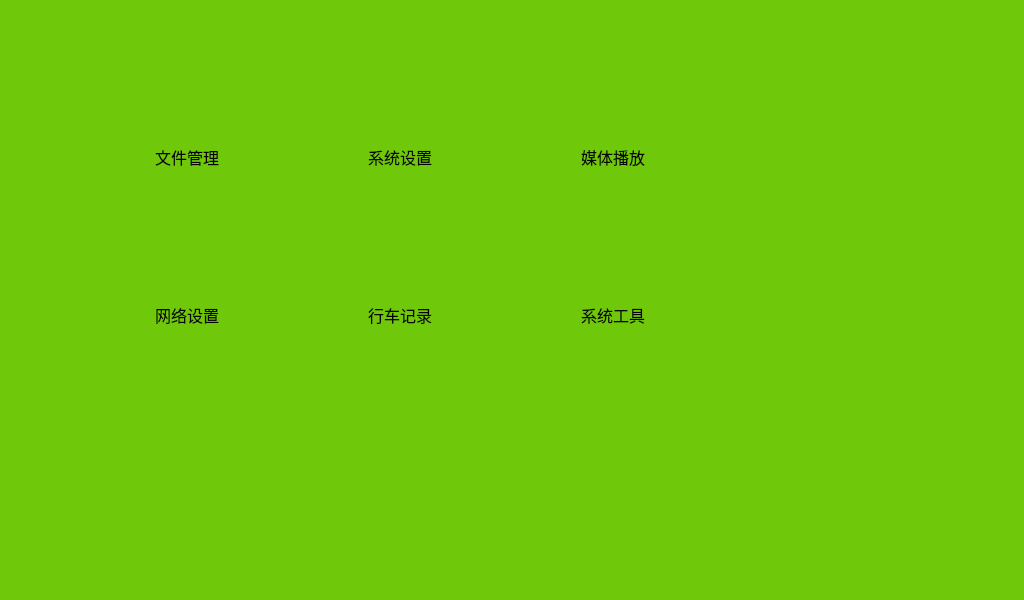
<?xml version="1.0" encoding="UTF-8"?>
<ui version="4.0">
 <class>MainWindow</class>
 <widget class="QMainWindow" name="MainWindow">
  <property name="geometry">
   <rect>
    <x>0</x>
    <y>0</y>
    <width>1024</width>
    <height>600</height>
   </rect>
  </property>
  <property name="palette">
   <palette>
    <active>
     <colorrole role="WindowText">
      <brush brushstyle="SolidPattern">
       <color alpha="255">
        <red>0</red>
        <green>0</green>
        <blue>0</blue>
       </color>
      </brush>
     </colorrole>
     <colorrole role="Button">
      <brush brushstyle="SolidPattern">
       <color alpha="255">
        <red>112</red>
        <green>200</green>
        <blue>11</blue>
       </color>
      </brush>
     </colorrole>
     <colorrole role="Light">
      <brush brushstyle="SolidPattern">
       <color alpha="255">
        <red>147</red>
        <green>255</green>
        <blue>225</blue>
       </color>
      </brush>
     </colorrole>
     <colorrole role="Midlight">
      <brush brushstyle="SolidPattern">
       <color alpha="255">
        <red>113</red>
        <green>227</green>
        <blue>195</blue>
       </color>
      </brush>
     </colorrole>
     <colorrole role="Dark">
      <brush brushstyle="SolidPattern">
       <color alpha="255">
        <red>40</red>
        <green>100</green>
        <blue>83</blue>
       </color>
      </brush>
     </colorrole>
     <colorrole role="Mid">
      <brush brushstyle="SolidPattern">
       <color alpha="255">
        <red>53</red>
        <green>133</green>
        <blue>111</blue>
       </color>
      </brush>
     </colorrole>
     <colorrole role="Text">
      <brush brushstyle="SolidPattern">
       <color alpha="255">
        <red>0</red>
        <green>0</green>
        <blue>0</blue>
       </color>
      </brush>
     </colorrole>
     <colorrole role="BrightText">
      <brush brushstyle="SolidPattern">
       <color alpha="255">
        <red>255</red>
        <green>255</green>
        <blue>255</blue>
       </color>
      </brush>
     </colorrole>
     <colorrole role="ButtonText">
      <brush brushstyle="SolidPattern">
       <color alpha="255">
        <red>0</red>
        <green>0</green>
        <blue>0</blue>
       </color>
      </brush>
     </colorrole>
     <colorrole role="Base">
      <brush brushstyle="SolidPattern">
       <color alpha="255">
        <red>112</red>
        <green>200</green>
        <blue>11</blue>
       </color>
      </brush>
     </colorrole>
     <colorrole role="Window">
      <brush brushstyle="SolidPattern">
       <color alpha="255">
        <red>112</red>
        <green>200</green>
        <blue>11</blue>
       </color>
      </brush>
     </colorrole>
     <colorrole role="Shadow">
      <brush brushstyle="SolidPattern">
       <color alpha="255">
        <red>0</red>
        <green>0</green>
        <blue>0</blue>
       </color>
      </brush>
     </colorrole>
     <colorrole role="AlternateBase">
      <brush brushstyle="SolidPattern">
       <color alpha="255">
        <red>167</red>
        <green>227</green>
        <blue>210</blue>
       </color>
      </brush>
     </colorrole>
     <colorrole role="ToolTipBase">
      <brush brushstyle="SolidPattern">
       <color alpha="255">
        <red>255</red>
        <green>255</green>
        <blue>220</blue>
       </color>
      </brush>
     </colorrole>
     <colorrole role="ToolTipText">
      <brush brushstyle="SolidPattern">
       <color alpha="255">
        <red>0</red>
        <green>0</green>
        <blue>0</blue>
       </color>
      </brush>
     </colorrole>
    </active>
    <inactive>
     <colorrole role="WindowText">
      <brush brushstyle="SolidPattern">
       <color alpha="255">
        <red>0</red>
        <green>0</green>
        <blue>0</blue>
       </color>
      </brush>
     </colorrole>
     <colorrole role="Button">
      <brush brushstyle="SolidPattern">
       <color alpha="255">
        <red>112</red>
        <green>200</green>
        <blue>11</blue>
       </color>
      </brush>
     </colorrole>
     <colorrole role="Light">
      <brush brushstyle="SolidPattern">
       <color alpha="255">
        <red>147</red>
        <green>255</green>
        <blue>225</blue>
       </color>
      </brush>
     </colorrole>
     <colorrole role="Midlight">
      <brush brushstyle="SolidPattern">
       <color alpha="255">
        <red>113</red>
        <green>227</green>
        <blue>195</blue>
       </color>
      </brush>
     </colorrole>
     <colorrole role="Dark">
      <brush brushstyle="SolidPattern">
       <color alpha="255">
        <red>40</red>
        <green>100</green>
        <blue>83</blue>
       </color>
      </brush>
     </colorrole>
     <colorrole role="Mid">
      <brush brushstyle="SolidPattern">
       <color alpha="255">
        <red>53</red>
        <green>133</green>
        <blue>111</blue>
       </color>
      </brush>
     </colorrole>
     <colorrole role="Text">
      <brush brushstyle="SolidPattern">
       <color alpha="255">
        <red>0</red>
        <green>0</green>
        <blue>0</blue>
       </color>
      </brush>
     </colorrole>
     <colorrole role="BrightText">
      <brush brushstyle="SolidPattern">
       <color alpha="255">
        <red>255</red>
        <green>255</green>
        <blue>255</blue>
       </color>
      </brush>
     </colorrole>
     <colorrole role="ButtonText">
      <brush brushstyle="SolidPattern">
       <color alpha="255">
        <red>0</red>
        <green>0</green>
        <blue>0</blue>
       </color>
      </brush>
     </colorrole>
     <colorrole role="Base">
      <brush brushstyle="SolidPattern">
       <color alpha="255">
        <red>112</red>
        <green>200</green>
        <blue>11</blue>
       </color>
      </brush>
     </colorrole>
     <colorrole role="Window">
      <brush brushstyle="SolidPattern">
       <color alpha="255">
        <red>112</red>
        <green>200</green>
        <blue>11</blue>
       </color>
      </brush>
     </colorrole>
     <colorrole role="Shadow">
      <brush brushstyle="SolidPattern">
       <color alpha="255">
        <red>0</red>
        <green>0</green>
        <blue>0</blue>
       </color>
      </brush>
     </colorrole>
     <colorrole role="AlternateBase">
      <brush brushstyle="SolidPattern">
       <color alpha="255">
        <red>167</red>
        <green>227</green>
        <blue>210</blue>
       </color>
      </brush>
     </colorrole>
     <colorrole role="ToolTipBase">
      <brush brushstyle="SolidPattern">
       <color alpha="255">
        <red>255</red>
        <green>255</green>
        <blue>220</blue>
       </color>
      </brush>
     </colorrole>
     <colorrole role="ToolTipText">
      <brush brushstyle="SolidPattern">
       <color alpha="255">
        <red>0</red>
        <green>0</green>
        <blue>0</blue>
       </color>
      </brush>
     </colorrole>
    </inactive>
    <disabled>
     <colorrole role="WindowText">
      <brush brushstyle="SolidPattern">
       <color alpha="255">
        <red>40</red>
        <green>100</green>
        <blue>83</blue>
       </color>
      </brush>
     </colorrole>
     <colorrole role="Button">
      <brush brushstyle="SolidPattern">
       <color alpha="255">
        <red>112</red>
        <green>200</green>
        <blue>11</blue>
       </color>
      </brush>
     </colorrole>
     <colorrole role="Light">
      <brush brushstyle="SolidPattern">
       <color alpha="255">
        <red>147</red>
        <green>255</green>
        <blue>225</blue>
       </color>
      </brush>
     </colorrole>
     <colorrole role="Midlight">
      <brush brushstyle="SolidPattern">
       <color alpha="255">
        <red>113</red>
        <green>227</green>
        <blue>195</blue>
       </color>
      </brush>
     </colorrole>
     <colorrole role="Dark">
      <brush brushstyle="SolidPattern">
       <color alpha="255">
        <red>40</red>
        <green>100</green>
        <blue>83</blue>
       </color>
      </brush>
     </colorrole>
     <colorrole role="Mid">
      <brush brushstyle="SolidPattern">
       <color alpha="255">
        <red>53</red>
        <green>133</green>
        <blue>111</blue>
       </color>
      </brush>
     </colorrole>
     <colorrole role="Text">
      <brush brushstyle="SolidPattern">
       <color alpha="255">
        <red>40</red>
        <green>100</green>
        <blue>83</blue>
       </color>
      </brush>
     </colorrole>
     <colorrole role="BrightText">
      <brush brushstyle="SolidPattern">
       <color alpha="255">
        <red>255</red>
        <green>255</green>
        <blue>255</blue>
       </color>
      </brush>
     </colorrole>
     <colorrole role="ButtonText">
      <brush brushstyle="SolidPattern">
       <color alpha="255">
        <red>40</red>
        <green>100</green>
        <blue>83</blue>
       </color>
      </brush>
     </colorrole>
     <colorrole role="Base">
      <brush brushstyle="SolidPattern">
       <color alpha="255">
        <red>112</red>
        <green>200</green>
        <blue>11</blue>
       </color>
      </brush>
     </colorrole>
     <colorrole role="Window">
      <brush brushstyle="SolidPattern">
       <color alpha="255">
        <red>112</red>
        <green>200</green>
        <blue>11</blue>
       </color>
      </brush>
     </colorrole>
     <colorrole role="Shadow">
      <brush brushstyle="SolidPattern">
       <color alpha="255">
        <red>0</red>
        <green>0</green>
        <blue>0</blue>
       </color>
      </brush>
     </colorrole>
     <colorrole role="AlternateBase">
      <brush brushstyle="SolidPattern">
       <color alpha="255">
        <red>80</red>
        <green>200</green>
        <blue>166</blue>
       </color>
      </brush>
     </colorrole>
     <colorrole role="ToolTipBase">
      <brush brushstyle="SolidPattern">
       <color alpha="255">
        <red>255</red>
        <green>255</green>
        <blue>220</blue>
       </color>
      </brush>
     </colorrole>
     <colorrole role="ToolTipText">
      <brush brushstyle="SolidPattern">
       <color alpha="255">
        <red>0</red>
        <green>0</green>
        <blue>0</blue>
       </color>
      </brush>
     </colorrole>
    </disabled>
   </palette>
  </property>
  <property name="mouseTracking">
   <bool>true</bool>
  </property>
  <property name="focusPolicy">
   <enum>Qt::WheelFocus</enum>
  </property>
  <property name="windowTitle">
   <string>DVR管理</string>
  </property>
  <property name="styleSheet">
   <string notr="true">font: 12pt &quot;WenQuanYi Zen Hei&quot;;
background-color: rgb(112, 200, 11);</string>
  </property>
  <widget class="QWidget" name="centralwidget">
   <property name="palette">
    <palette>
     <active>
      <colorrole role="Button">
       <brush brushstyle="SolidPattern">
        <color alpha="255">
         <red>112</red>
         <green>200</green>
         <blue>11</blue>
        </color>
       </brush>
      </colorrole>
      <colorrole role="Base">
       <brush brushstyle="SolidPattern">
        <color alpha="255">
         <red>112</red>
         <green>200</green>
         <blue>11</blue>
        </color>
       </brush>
      </colorrole>
      <colorrole role="Window">
       <brush brushstyle="SolidPattern">
        <color alpha="255">
         <red>112</red>
         <green>200</green>
         <blue>11</blue>
        </color>
       </brush>
      </colorrole>
      <colorrole role="Highlight">
       <brush brushstyle="SolidPattern">
        <color alpha="255">
         <red>83</red>
         <green>238</green>
         <blue>240</blue>
        </color>
       </brush>
      </colorrole>
     </active>
     <inactive>
      <colorrole role="Button">
       <brush brushstyle="SolidPattern">
        <color alpha="255">
         <red>112</red>
         <green>200</green>
         <blue>11</blue>
        </color>
       </brush>
      </colorrole>
      <colorrole role="Base">
       <brush brushstyle="SolidPattern">
        <color alpha="255">
         <red>112</red>
         <green>200</green>
         <blue>11</blue>
        </color>
       </brush>
      </colorrole>
      <colorrole role="Window">
       <brush brushstyle="SolidPattern">
        <color alpha="255">
         <red>112</red>
         <green>200</green>
         <blue>11</blue>
        </color>
       </brush>
      </colorrole>
      <colorrole role="Highlight">
       <brush brushstyle="SolidPattern">
        <color alpha="255">
         <red>83</red>
         <green>238</green>
         <blue>240</blue>
        </color>
       </brush>
      </colorrole>
     </inactive>
     <disabled>
      <colorrole role="Button">
       <brush brushstyle="SolidPattern">
        <color alpha="255">
         <red>112</red>
         <green>200</green>
         <blue>11</blue>
        </color>
       </brush>
      </colorrole>
      <colorrole role="Base">
       <brush brushstyle="SolidPattern">
        <color alpha="255">
         <red>112</red>
         <green>200</green>
         <blue>11</blue>
        </color>
       </brush>
      </colorrole>
      <colorrole role="Window">
       <brush brushstyle="SolidPattern">
        <color alpha="255">
         <red>112</red>
         <green>200</green>
         <blue>11</blue>
        </color>
       </brush>
      </colorrole>
      <colorrole role="Highlight">
       <brush brushstyle="SolidPattern">
        <color alpha="255">
         <red>240</red>
         <green>240</green>
         <blue>240</blue>
        </color>
       </brush>
      </colorrole>
     </disabled>
    </palette>
   </property>
   <widget class="QWidget" name="layoutWidget">
    <property name="geometry">
     <rect>
      <x>20</x>
      <y>20</y>
      <width>761</width>
      <height>431</height>
     </rect>
    </property>
    <layout class="QVBoxLayout" name="verticalLayout">
     <item>
      <layout class="QHBoxLayout" name="horizontalLayout_2">
       <item>
        <widget class="QToolButton" name="tbtn_querylog">
         <property name="font">
          <font>
           <family>WenQuanYi Zen Hei</family>
           <pointsize>12</pointsize>
           <weight>50</weight>
           <italic>false</italic>
           <bold>false</bold>
           <kerning>true</kerning>
          </font>
         </property>
         <property name="cursor">
          <cursorShape>BlankCursor</cursorShape>
         </property>
         <property name="text">
          <string>文件管理</string>
         </property>
         <property name="icon">
          <iconset resource="../src/btnImage.qrc">
           <normaloff>:/manangertools/image/foudergroup.png</normaloff>:/manangertools/image/foudergroup.png</iconset>
         </property>
         <property name="iconSize">
          <size>
           <width>96</width>
           <height>96</height>
          </size>
         </property>
         <property name="autoExclusive">
          <bool>false</bool>
         </property>
         <property name="toolButtonStyle">
          <enum>Qt::ToolButtonTextUnderIcon</enum>
         </property>
         <property name="autoRaise">
          <bool>true</bool>
         </property>
        </widget>
       </item>
       <item>
        <widget class="QToolButton" name="tbtn_Settings">
         <property name="font">
          <font>
           <family>WenQuanYi Zen Hei</family>
           <pointsize>12</pointsize>
           <weight>50</weight>
           <italic>false</italic>
           <bold>false</bold>
          </font>
         </property>
         <property name="cursor">
          <cursorShape>BlankCursor</cursorShape>
         </property>
         <property name="text">
          <string>系统设置</string>
         </property>
         <property name="icon">
          <iconset resource="../src/btnImage.qrc">
           <normaloff>:/images/image/linkurl.png</normaloff>:/images/image/linkurl.png</iconset>
         </property>
         <property name="iconSize">
          <size>
           <width>96</width>
           <height>96</height>
          </size>
         </property>
         <property name="autoExclusive">
          <bool>false</bool>
         </property>
         <property name="toolButtonStyle">
          <enum>Qt::ToolButtonTextUnderIcon</enum>
         </property>
         <property name="autoRaise">
          <bool>true</bool>
         </property>
        </widget>
       </item>
       <item>
        <widget class="QToolButton" name="tbtn_moveSettings">
         <property name="font">
          <font>
           <family>WenQuanYi Zen Hei</family>
           <pointsize>12</pointsize>
           <weight>50</weight>
           <italic>false</italic>
           <bold>false</bold>
           <kerning>false</kerning>
          </font>
         </property>
         <property name="cursor">
          <cursorShape>BlankCursor</cursorShape>
         </property>
         <property name="text">
          <string>媒体播放</string>
         </property>
         <property name="icon">
          <iconset resource="../src/btnImage.qrc">
           <normaloff>:/images/image/imovie.png</normaloff>:/images/image/imovie.png</iconset>
         </property>
         <property name="iconSize">
          <size>
           <width>96</width>
           <height>96</height>
          </size>
         </property>
         <property name="autoExclusive">
          <bool>false</bool>
         </property>
         <property name="toolButtonStyle">
          <enum>Qt::ToolButtonTextUnderIcon</enum>
         </property>
         <property name="autoRaise">
          <bool>true</bool>
         </property>
        </widget>
       </item>
      </layout>
     </item>
     <item>
      <layout class="QHBoxLayout" name="horizontalLayout">
       <item>
        <widget class="QToolButton" name="tbtn_netSettings">
         <property name="font">
          <font>
           <family>WenQuanYi Zen Hei</family>
           <pointsize>12</pointsize>
           <weight>50</weight>
           <italic>false</italic>
           <bold>false</bold>
          </font>
         </property>
         <property name="cursor">
          <cursorShape>BlankCursor</cursorShape>
         </property>
         <property name="text">
          <string>网络设置</string>
         </property>
         <property name="icon">
          <iconset resource="../src/btnImage.qrc">
           <normaloff>:/images/image/thurdbird.png</normaloff>:/images/image/thurdbird.png</iconset>
         </property>
         <property name="iconSize">
          <size>
           <width>96</width>
           <height>96</height>
          </size>
         </property>
         <property name="autoExclusive">
          <bool>false</bool>
         </property>
         <property name="toolButtonStyle">
          <enum>Qt::ToolButtonTextUnderIcon</enum>
         </property>
         <property name="autoRaise">
          <bool>true</bool>
         </property>
        </widget>
       </item>
       <item>
        <widget class="QToolButton" name="tbtn_imageSettings">
         <property name="font">
          <font>
           <family>WenQuanYi Zen Hei</family>
           <pointsize>12</pointsize>
           <weight>50</weight>
           <italic>false</italic>
           <bold>false</bold>
          </font>
         </property>
         <property name="cursor">
          <cursorShape>BlankCursor</cursorShape>
         </property>
         <property name="text">
          <string>行车记录</string>
         </property>
         <property name="icon">
          <iconset resource="../src/btnImage.qrc">
           <normaloff>:/images/image/preview.png</normaloff>:/images/image/preview.png</iconset>
         </property>
         <property name="iconSize">
          <size>
           <width>96</width>
           <height>96</height>
          </size>
         </property>
         <property name="autoExclusive">
          <bool>false</bool>
         </property>
         <property name="toolButtonStyle">
          <enum>Qt::ToolButtonTextUnderIcon</enum>
         </property>
         <property name="autoRaise">
          <bool>true</bool>
         </property>
        </widget>
       </item>
       <item>
        <widget class="QToolButton" name="tbtn_managetools">
         <property name="font">
          <font>
           <family>WenQuanYi Zen Hei</family>
           <pointsize>12</pointsize>
           <weight>50</weight>
           <italic>false</italic>
           <bold>false</bold>
          </font>
         </property>
         <property name="cursor">
          <cursorShape>BlankCursor</cursorShape>
         </property>
         <property name="text">
          <string>系统工具</string>
         </property>
         <property name="icon">
          <iconset resource="../src/btnImage.qrc">
           <normaloff>:/manangertools/image/spaces.png</normaloff>:/manangertools/image/spaces.png</iconset>
         </property>
         <property name="iconSize">
          <size>
           <width>96</width>
           <height>96</height>
          </size>
         </property>
         <property name="autoExclusive">
          <bool>false</bool>
         </property>
         <property name="toolButtonStyle">
          <enum>Qt::ToolButtonTextUnderIcon</enum>
         </property>
         <property name="autoRaise">
          <bool>true</bool>
         </property>
        </widget>
       </item>
      </layout>
     </item>
    </layout>
   </widget>
  </widget>
 </widget>
 <resources>
  <include location="../src/btnImage.qrc"/>
 </resources>
 <connections/>
</ui>
